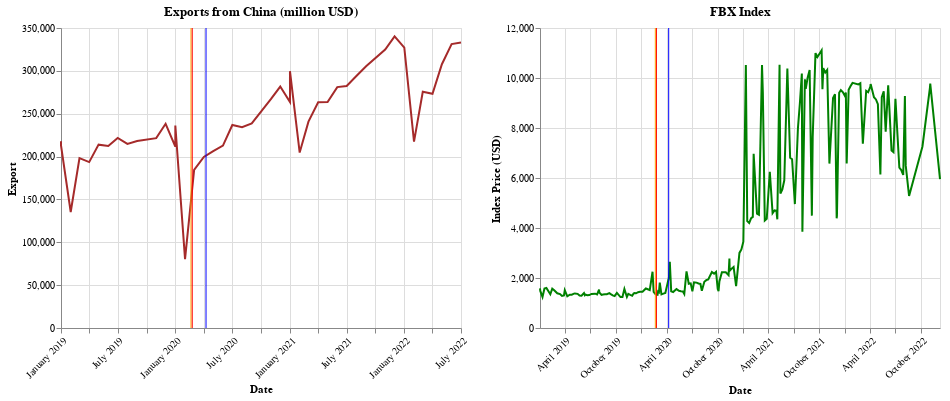

Notebook code cell kept with this figure:
### Code cell
alt.data_transformers.disable_max_rows()
chart3 = alt.Chart(exports[exports['Date'] >= '2019-01-01']).mark_line(tooltip=True).encode(
  alt.X('Date',axis=alt.Axis(format = "%B %Y", labelAngle=-45)),
  alt.Y('Export'),
  color = alt.value('brown'),
  tooltip=['Date','Export']
).properties(
    title='Exports from China (million USD)'
)
chart3.save('exports_china.html')

chart4 = alt.Chart(fbx[fbx['Date'] >= '2019-01-01']).mark_line(tooltip=True).encode(
  alt.X('Date',axis=alt.Axis(format = "%B %Y", labelAngle=-45)),
  alt.Y('Index Price (USD)'),
  color = alt.value('green'),
  tooltip=['Date','Index Price (USD)']
).properties(
    title='FBX Index'
)


rules = alt.Chart(pd.DataFrame({
  'Date': ['2020-02-20','2020-02-24','2020-04-08'],
  'color': ['orange','red','blue'],
  'Event':['Hubei Lockdown Commenced','Russia launched a full-scale military invasion into Ukraine', 'Wuhan Lockdown Ended']
})).mark_rule().encode(
  x='Date:T',
  color=alt.Color('color:N', scale=None),
  tooltip = ['Event']
)

chart3 = chart3 + rules
chart4 = chart4 + rules

# Saving Charts
chart3.save('exports.html')
chart4.save('fbx.html')
combined2 = chart3|chart4
combined.save('combined.html')
combined2

### Figure 1 — Vega-Lite specification as saved in the notebook (floating-point values rounded to 4 significant figures; data arrays with more than 128 entries replaced by an {"elided": "..."} marker saying what was removed)
{"config": {"view": {"continuousWidth": 400, "continuousHeight": 300}}, "hconcat": [{"layer": [{"data": {"name": "data-7518a5bb9b230913a4b32703fc5e461c"}, "mark": {"type": "line", "tooltip": true}, "encoding": {"color": {"value": "brown"}, "tooltip": [{"field": "Date", "type": "temporal"}, {"field": "Export", "type": "quantitative"}], "x": {"axis": {"format": "%B %Y", "labelAngle": -45}, "field": "Date", "type": "temporal"}, "y": {"field": "Export", "type": "quantitative"}}, "title": "Exports from China (million USD)"}, {"data": {"name": "data-46939ae25432df6c32f562911cdb4cfa"}, "mark": "rule", "encoding": {"color": {"field": "color", "scale": null, "type": "nominal"}, "tooltip": [{"field": "Event", "type": "nominal"}], "x": {"field": "Date", "type": "temporal"}}}]}, {"layer": [{"data": {"name": "data-5e5fdf9b8073ba146a2c5b3f93889f34"}, "mark": {"type": "line", "tooltip": true}, "encoding": {"color": {"value": "green"}, "tooltip": [{"field": "Date", "type": "temporal"}, {"field": "Index Price (USD)", "type": "quantitative"}], "x": {"axis": {"format": "%B %Y", "labelAngle": -45}, "field": "Date", "type": "temporal"}, "y": {"field": "Index Price (USD)", "type": "quantitative"}}, "title": "FBX Index"}, {"data": {"name": "data-46939ae25432df6c32f562911cdb4cfa"}, "mark": "rule", "encoding": {"color": {"field": "color", "scale": null, "type": "nominal"}, "tooltip": [{"field": "Event", "type": "nominal"}], "x": {"field": "Date", "type": "temporal"}}}]}], "$schema": "https://vega.github.io/schema/vega-lite/v4.17.0.json", "datasets": {"data-7518a5bb9b230913a4b32703fc5e461c": [{"Date": "2019-01-01T00:00:00", "Total": 397594, "Export": 218003, "Import": 179591, "Balance": 38412}, {"Date": "2019-02-01T00:00:00", "Total": 267608, "Export": 135324, "Import": 132284, "Balance": 3039}, {"Date": "2019-03-01T00:00:00", "Total": 365000, "Export": 198232, "Import": 166769, "Balance": 31463}, {"Date": "2019-04-01T00:00:00", "Total": 374020, "Export": 193551, "Import": 180469, "Balance": 13082}, {"Date": "2019-05-01T00:00:00", "Total": 386579, "Export": 213920, "Import": 172659, "Balance": 41260}, {"Date": "2019-06-01T00:00:00", "Total": 375222, "Export": 212406, "Import": 162816, "Balance": 49590}, {"Date": "2019-07-01T00:00:00", "Total": 399484, "Export": 221784, "Import": 177700, "Balance": 44084}, {"Date": "2019-08-01T00:00:00", "Total": 395094, "Export": 214852, "Import": 180243, "Balance": 34609}, {"Date": "2019-09-01T00:00:00", "Total": 397375, "Export": 218196, "Import": 179179, "Balance": 39017}, {"Date": "2019-01-01T00:00:00", "Total": 383503, "Export": 213025, "Import": 170478, "Balance": 42547}, {"Date": "2019-11-01T00:00:00", "Total": 405322, "Export": 221470, "Import": 183852, "Balance": 37618}, {"Date": "2019-12-01T00:00:00", "Total": 429325, "Export": 238268, "Import": 191057, "Balance": 47210}, {"Date": "2020-01-01T00:00:00", "Total": 368508, "Export": 211588, "Import": 156921, "Balance": 54667}, {"Date": "2020-02-01T00:00:00", "Total": 222751, "Export": 80379, "Import": 142372, "Balance": -61992}, {"Date": "2020-03-01T00:00:00", "Total": 349175, "Export": 184572, "Import": 164603, "Balance": 19969}, {"Date": "2020-04-01T00:00:00", "Total": 354030, "Export": 199483, "Import": 154547, "Balance": 44937}, {"Date": "2020-05-01T00:00:00", "Total": 351240, "Export": 206428, "Import": 144811, "Balance": 61617}, {"Date": "2020-06-01T00:00:00", "Total": 381014, "Export": 212847, "Import": 168167, "Balance": 44680}, {"Date": "2020-07-01T00:00:00", "Total": 413369, "Export": 236839, "Import": 176530, "Balance": 60309}, {"Date": "2020-08-01T00:00:00", "Total": 411645, "Export": 234373, "Import": 177272, "Balance": 57101}, {"Date": "2020-09-01T00:00:00", "Total": 441882, "Export": 238613, "Import": 203269, "Balance": 35344}, {"Date": "2020-01-01T00:00:00", "Total": 415138, "Export": 236230, "Import": 178908, "Balance": 57322}, {"Date": "2020-11-01T00:00:00", "Total": 459576, "Export": 266912, "Import": 192663, "Balance": 74249}, {"Date": "2020-12-01T00:00:00", "Total": 487586, "Export": 281688, "Import": 205898, "Balance": 75790}, {"Date": "2021-01-01T00:00:00", "Total": 465603, "Export": 263628, "Import": 201975, "Balance": 61653}, {"Date": "2021-02-01T00:00:00", "Total": 374015, "Export": 204636, "Import": 169379, "Balance": 35257}, {"Date": "2021-03-01T00:00:00", "Total": 469735, "Export": 240733, "Import": 229001, "Balance": 11732}, {"Date": "2021-04-01T00:00:00", "Total": 486049, "Export": 263425, "Import": 222624, "Balance": 40801}, {"Date": "2021-05-01T00:00:00", "Total": 484049, "Export": 263612, "Import": 220436, "Balance": 43176}, {"Date": "2021-06-01T00:00:00", "Total": 511985, "Export": 281014, "Import": 230971, "Balance": 50042}, {"Date": "2021-07-01T00:00:00", "Total": 508738, "Export": 282265, "Import": 226473, "Balance": 55792}, {"Date": "2021-08-01T00:00:00", "Total": 528667, "Export": 293932, "Import": 234735, "Balance": 59196}, {"Date": "2021-09-01T00:00:00", "Total": 542459, "Export": 305256, "Import": 237203, "Balance": 68053}, {"Date": "2021-01-01T00:00:00", "Total": 514352, "Export": 299574, "Import": 214778, "Balance": 84797}, {"Date": "2021-11-01T00:00:00", "Total": 577873, "Export": 324778, "Import": 253094, "Balance": 71684}, {"Date": "2021-12-01T00:00:00", "Total": 586697, "Export": 340217, "Import": 246481, "Balance": 93736}, {"Date": "2022-01-01T00:00:00", "Total": 570675, "Export": 327064, "Import": 243610, "Balance": 83454}, {"Date": "2022-02-01T00:00:00", "Total": 405828, "Export": 217409, "Import": 188420, "Balance": 28989}, {"Date": "2022-03-01T00:00:00", "Total": 505165, "Export": 275562, "Import": 229603, "Balance": 45959}, {"Date": "2022-04-01T00:00:00", "Total": 495821, "Export": 273257, "Import": 222564, "Balance": 50693}, {"Date": "2022-05-01T00:00:00", "Total": 537049, "Export": 307724, "Import": 229325, "Balance": 78399}, {"Date": "2022-06-01T00:00:00", "Total": 564587, "Export": 331264, "Import": 233323, "Balance": 97941}, {"Date": "2022-07-01T00:00:00", "Total": 564660, "Export": 332960, "Import": 231700, "Balance": 101260}], "data-46939ae25432df6c32f562911cdb4cfa": [{"Date": "2020-02-20", "color": "orange", "Event": "Hubei Lockdown Commenced"}, {"Date": "2020-02-24", "color": "red", "Event": "Russia launched a full-scale military invasion into Ukraine"}, {"Date": "2020-04-08", "color": "blue", "Event": "Wuhan Lockdown Ended"}], "data-5e5fdf9b8073ba146a2c5b3f93889f34": {"elided": "190 records"}}}
